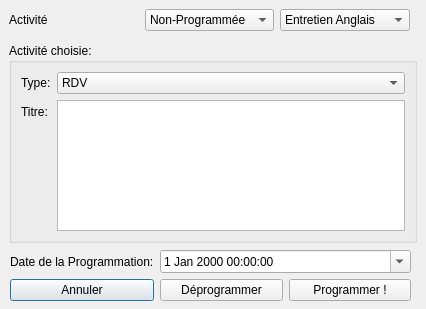
<?xml version="1.0" encoding="UTF-8"?>
<ui version="4.0">
 <class>programmationActivite</class>
 <widget class="QDialog" name="programmationActivite">
  <property name="geometry">
   <rect>
    <x>0</x>
    <y>0</y>
    <width>426</width>
    <height>309</height>
   </rect>
  </property>
  <property name="windowTitle">
   <string>Programmation d'une Activité</string>
  </property>
  <widget class="QGroupBox" name="groupBox">
   <property name="geometry">
    <rect>
     <x>9</x>
     <y>43</y>
     <width>408</width>
     <height>200</height>
    </rect>
   </property>
   <property name="minimumSize">
    <size>
     <width>0</width>
     <height>0</height>
    </size>
   </property>
   <property name="maximumSize">
    <size>
     <width>16777215</width>
     <height>200</height>
    </size>
   </property>
   <property name="title">
    <string>Activité choisie:</string>
   </property>
   <property name="flat">
    <bool>false</bool>
   </property>
   <layout class="QFormLayout" name="formLayout_3">
    <item row="0" column="0">
     <widget class="QLabel" name="label_2">
      <property name="text">
       <string>Type:</string>
      </property>
     </widget>
    </item>
    <item row="0" column="1">
     <widget class="QComboBox" name="type">
      <item>
       <property name="text">
        <string>RDV</string>
       </property>
      </item>
      <item>
       <property name="text">
        <string>Réunion</string>
       </property>
      </item>
     </widget>
    </item>
    <item row="1" column="0">
     <widget class="QLabel" name="label_3">
      <property name="text">
       <string>Titre:</string>
      </property>
     </widget>
    </item>
    <item row="1" column="1">
     <widget class="QTextEdit" name="textEdit">
      <property name="minimumSize">
       <size>
        <width>0</width>
        <height>100</height>
       </size>
      </property>
     </widget>
    </item>
   </layout>
  </widget>
  <widget class="QWidget" name="">
   <property name="geometry">
    <rect>
     <x>9</x>
     <y>9</y>
     <width>401</width>
     <height>22</height>
    </rect>
   </property>
   <layout class="QHBoxLayout" name="horizontalLayout">
    <item>
     <widget class="QLabel" name="label_projj">
      <property name="text">
       <string>Activité</string>
      </property>
     </widget>
    </item>
    <item>
     <widget class="QComboBox" name="statut">
      <item>
       <property name="text">
        <string>Non-Programmée</string>
       </property>
      </item>
      <item>
       <property name="text">
        <string>Programmée</string>
       </property>
      </item>
     </widget>
    </item>
    <item>
     <widget class="QComboBox" name="activite">
      <item>
       <property name="text">
        <string>Entretien Anglais</string>
       </property>
      </item>
     </widget>
    </item>
   </layout>
  </widget>
  <widget class="QWidget" name="">
   <property name="geometry">
    <rect>
     <x>10</x>
     <y>250</y>
     <width>401</width>
     <height>51</height>
    </rect>
   </property>
   <layout class="QGridLayout" name="gridLayout">
    <item row="0" column="0">
     <widget class="QLabel" name="label_5">
      <property name="text">
       <string>Date de la Programmation:</string>
      </property>
     </widget>
    </item>
    <item row="0" column="1" colspan="2">
     <widget class="QDateTimeEdit" name="programmation">
      <property name="calendarPopup">
       <bool>true</bool>
      </property>
     </widget>
    </item>
    <item row="1" column="0">
     <widget class="QPushButton" name="annuler">
      <property name="text">
       <string>Annuler</string>
      </property>
     </widget>
    </item>
    <item row="1" column="1">
     <widget class="QPushButton" name="deprogrammer">
      <property name="text">
       <string>Déprogrammer</string>
      </property>
     </widget>
    </item>
    <item row="1" column="2">
     <widget class="QPushButton" name="programmer">
      <property name="text">
       <string>Programmer !</string>
      </property>
     </widget>
    </item>
   </layout>
  </widget>
 </widget>
 <resources/>
 <connections/>
</ui>
